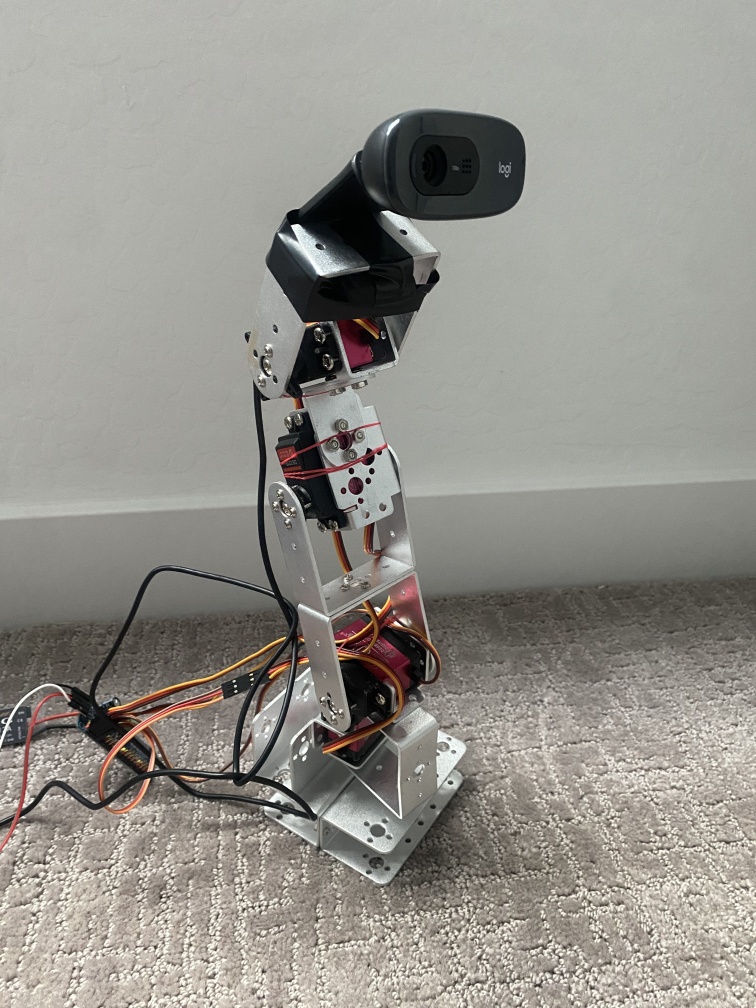
#> input picture docs/history/early-2026/images/hardware-1.jpg, 3024 x 4032 px (shown at 1/4 size)
$ python -i adaptive_detector.py   (imports and definitions only)
#> lines starting #> are read from the running program, lines starting #| are printed output that depends on the picture; after the words box and inside, x2 and y2 are one past the last pixel; in counts of white or black regions, pixels touching at a corner belong together
#> further down, picture is the input picture: shape (4032, 3024, 3); mean B, G, R 139.8, 146.2, 148.6
import re
import time
from dataclasses import dataclass, field

import cv2
import numpy as np

import llm_backend
from cues import CUE_PROMPT, is_superlative, parse_cues
from cues import rank_candidates as cue_rank
from open_vocab_detect import LIST_PROMPT as _OV_LIST_PROMPT
from open_vocab_detect import _dedupe as _ov_dedupe
from open_vocab_detect import _parse_items as _ov_parse
from open_vocab_detect import is_present as _ov_present

GRID_CELLS = [
    "top-left", "top-center", "top-right",
    "middle-left", "middle-center", "middle-right",
    "bottom-left", "bottom-center", "bottom-right",
]

HUE_PRIOR = {
    "red": 0, "orange": 12, "yellow": 27, "green": 60, "lime": 45,
    "teal": 90, "cyan": 92, "turquoise": 90, "blue": 112, "navy": 118,
    "purple": 140, "violet": 140, "magenta": 155, "pink": 168, "brown": 12,
}
ACHROMATIC = {"white", "black", "gray", "grey", "silver", "clear",
              "transparent"}

LOCATE_PROMPT = (
    "Look at this image as a 3x3 grid. Which cell contains the {obj}? "
    "Answer with EXACTLY one of: top-left, top-center, top-right, "
    "middle-left, middle-center, middle-right, bottom-left, bottom-center, "
    "bottom-right. If the {obj} is not visible at all, answer: none."
)
COLOR_PROMPT = (
    "What is the main colour of the {obj} in this image? Answer with ONLY "
    "one colour word (for example: red, blue, teal, white, black)."
)
VERIFY_PROMPT = (
    "Is this a {obj}? Look carefully at the object in the centre. "
    "Answer with only one word: yes or no."
)

CROP_PAD_RATIO = 0.5


@dataclass
class DetectorConfig:
    object_name: str
    hsv_lower: np.ndarray
    hsv_upper: np.ndarray
    min_area: int
    max_area: int
    aspect_lo: float
    aspect_hi: float
    solidity_lo: float
    cell: str = ""
    color_name: str = ""
    achromatic: bool = False
    sample_px: int = 0
    cues: list = field(default_factory=lambda: ["colour"])
    superlative: bool = False
    hsv_ranges: list = None
    notes: list = field(default_factory=list)

    # [9 lines left out: function describe, not called in this run]


def _ask(prompt, image, max_tokens=16):
    out = llm_backend.vision_chat(prompt, image, max_tokens=max_tokens)
    return (out or "").strip().lower()


# [35 lines left out: functions _parse_cell, _cell_roi, _dominant_clusters, not called in this run]


def _hue_distance(h1, h2):
    d = abs(float(h1) - float(h2))
    return min(d, 180 - d)


# [244 lines left out: functions _rank_clusters, _pick_cluster, _measure_ranges, configure, configure_validated, not called in this run]


def propose_generic(frame, min_area=400):
#> called with min_area = 400
    gray = cv2.cvtColor(frame, cv2.COLOR_BGR2GRAY)
    gray = cv2.GaussianBlur(gray, (5, 5), 0)
    med = float(np.median(gray))
#> med = 164
    lo = int(max(0, 0.66 * med))
#> lo = 108
    hi = int(min(255, 1.33 * med))
#> hi = 218
    edges = cv2.Canny(gray, lo, hi)
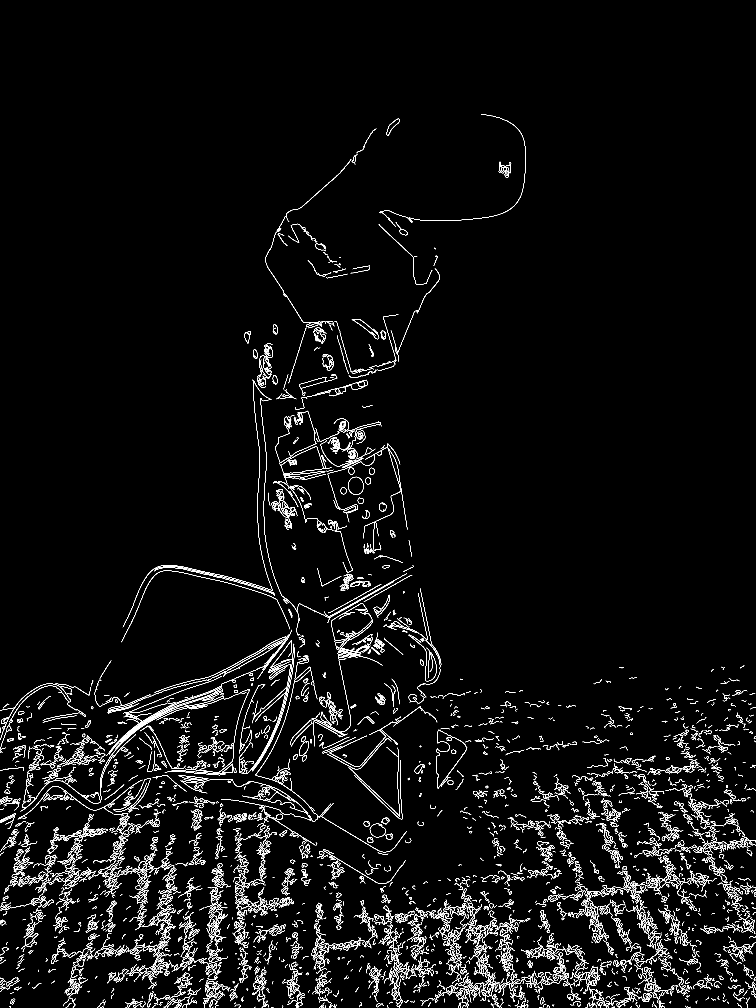
#> edges: shape (4032, 3024) (shown at 1/4 size); 2% white in thin lines or dots, all inside (x1, y1, x2, y2) = (0, 457, 3024, 4032)
    kernel = np.ones((7, 7), np.uint8)
    closed = cv2.morphologyEx(edges, cv2.MORPH_CLOSE, kernel, iterations=2)
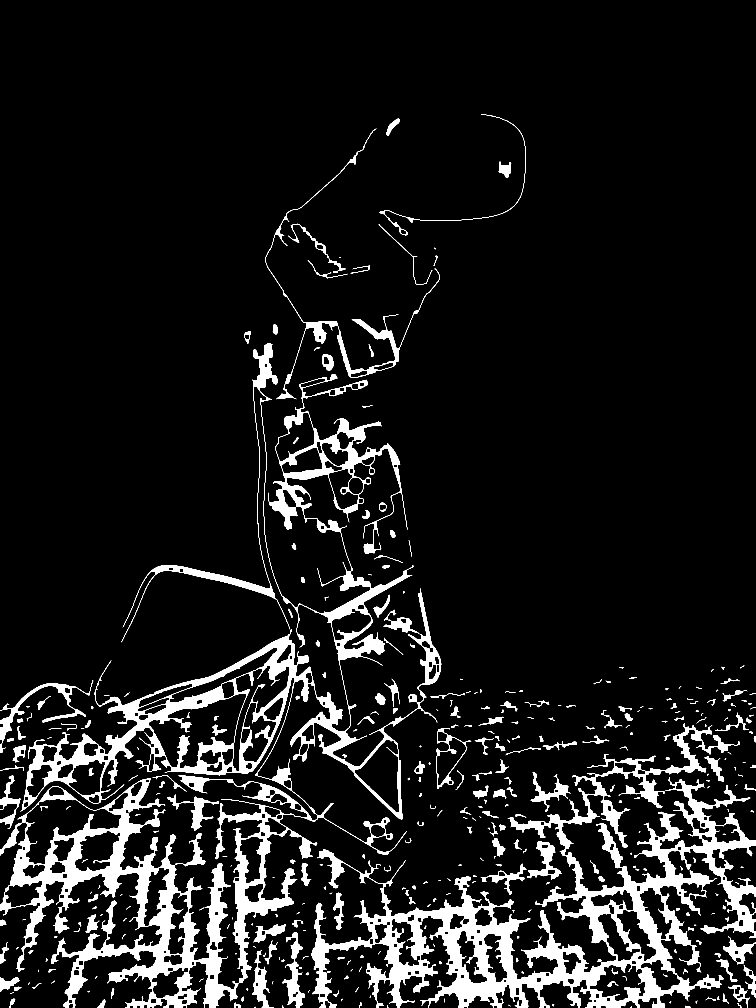
#> closed: shape (4032, 3024) (shown at 1/4 size); 9% white; 391 white regions (38 under 20 px)
    cnts, _ = cv2.findContours(closed, cv2.RETR_EXTERNAL,
                               cv2.CHAIN_APPROX_SIMPLE)
#> cnts = 380 contours, 124 with area under 20; largest, box (x1, y1, x2, y2) and area: (82, 1373, 1765, 3932) 614553, (1245, 2892, 3024, 4032) 520610, (0, 3113, 953, 4032) 289153, (1062, 1014, 1759, 1597) 17760, (1745, 2912, 1885, 3156) 15142
    return [c for c in cnts if cv2.contourArea(c) >= min_area]


# [54 lines left out: functions detect_candidates, _crop_with_padding, not called in this run]


VERIFY_LIST_SAMPLES = 2


# [18 lines left out: function verify, not called in this run]


class Suppression:

    # [4 lines left out: function __init__, not called in this run]

    def add(self, center):
        self.zones.append((center[0], center[1], time.time()))

    # [5 lines left out: function is_suppressed, not called in this run]


# [19 lines not run here, left out]

>>> import cv2
>>> picture = cv2.imread('../../docs/history/early-2026/images/hardware-1.jpg')
>>> result = propose_generic(picture)
#> result = 59 contours; largest, box (x1, y1, x2, y2) and area: (82, 1373, 1765, 3932) 614553, (1245, 2892, 3024, 4032) 520610, (0, 3113, 953, 4032) 289153, (1062, 1014, 1759, 1597) 17760, (1745, 2912, 1885, 3156) 15142
